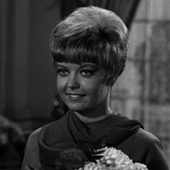
#> input picture python实验/图像处理/girl.jpg, 170 x 170 px
$ python '灰度直方图.py'
#> lines starting #> are read from the running program, lines starting #| are printed output that depends on the picture
#> further down, im is the input picture: PIL image 170x170 RGBA; mean R, G, B, A 58.8, 58.8, 58.8, 255
import numpy as np
import matplotlib.pyplot as plt
from PIL import Image
def histogram(grayfig):
    x = grayfig.size[0]
#> x = 170
    y = grayfig.size[1]
#> y = 170
    ret = np.zeros(256)
    for i in range(x):
        for j in range(y):
            k = grayfig.getpixel((i, j))
            ret[k] = ret[k] + 1
#> after the loop, ret = 256 values, max 544 at index 43, min 0 at index 215, mean 112.9
    for k in range(256):
        ret[k] = ret[k] / (x * y)
#> after the loop, ret = 256 values, max 0.0188 at index 43, min 0 at index 215, mean 0.00391
    return ret
im = Image.open(r'girl.jpg')
im_gray = im.convert('L')
lenaGrayHist_1 = histogram(im_gray)
#> lenaGrayHist_1 has the same summary as ret in histogram
plt.figure()
plt.rcParams['font.sans-serif'] = ['SimHei']
plt.title("灰度直方图")
plt.bar(range(256),lenaGrayHist_1,color='black')
plt.show()
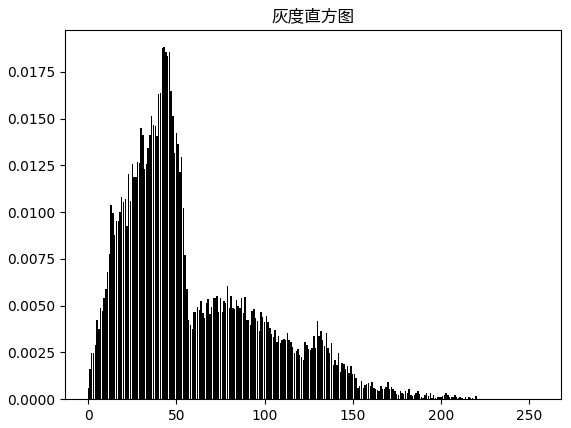
#> figure drawn by matplotlib, 1 panel; tallest bar 0.0188 high, from x = 42.6 to 43.4

$ run again, with python实验/图像处理/flower.jpg copied over python实验/图像处理/girl.jpg
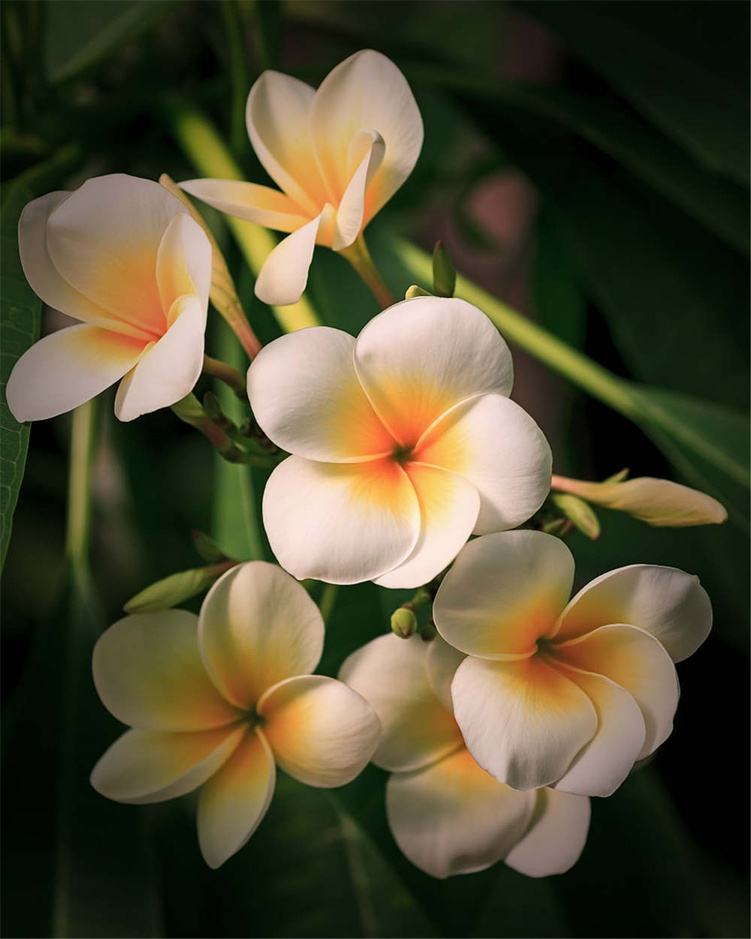
#> input picture python实验/图像处理/flower.jpg, 751 x 939 px, shrunk from 1000 x 1250 before the run
#> im is the input picture: PIL image 751x939 RGB; mean R, G, B 82.4, 76.6, 51
#> `im_gray = im.convert('L')`:
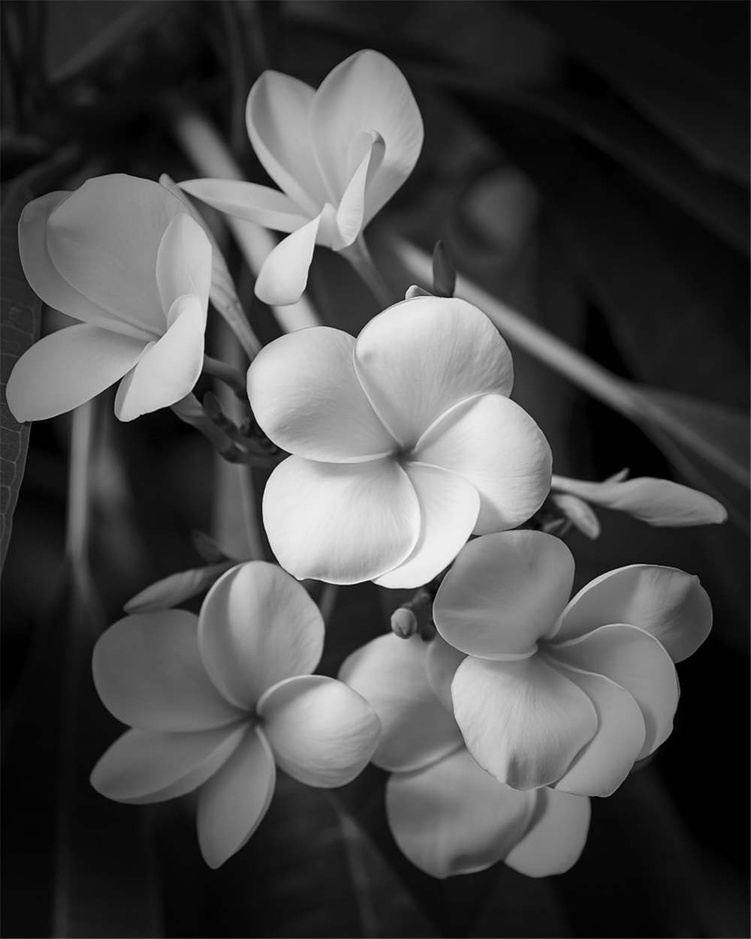
#> im_gray: PIL image 751x939 L; min 0, max 247, mean 75.4
#> after the loop in histogram, `for i in range(x):`: ret = 256 values, max 20784 at index 1, min 0 at index 248, mean 2754.6
#> after the loop in histogram, `for k in range(256):`: ret = 256 values, max 0.0295 at index 1, min 0 at index 248, mean 0.00391
#> lenaGrayHist_1 has the same summary as ret in histogram
#> `plt.show()`:
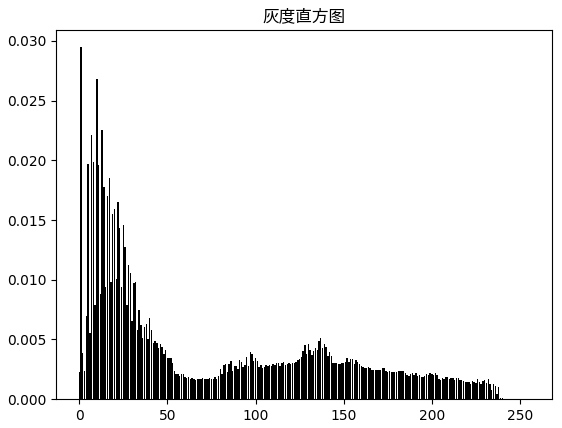
#> figure drawn by matplotlib, 1 panel; tallest bar 0.0295 high, from x = 0.6 to 1.4

$ run again, with python实验/图像处理/flower1.jpg copied over python实验/图像处理/girl.jpg
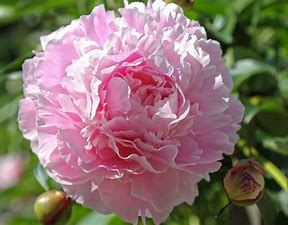
#> input picture python实验/图像处理/flower1.jpg, 288 x 225 px
#> im is the input picture: PIL image 288x225 RGB; mean R, G, B 138, 114.7, 108.4
#> `im_gray = im.convert('L')`:
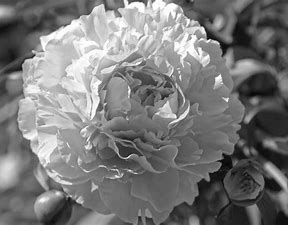
#> im_gray: PIL image 288x225 L; min 0, max 255, mean 120.9
#> after the loop in histogram, `for i in range(x):`: ret = 256 values, max 703 at index 103, min 0 at index 2, mean 253.1
#> after the loop in histogram, `for k in range(256):`: ret = 256 values, max 0.0108 at index 103, min 0 at index 2, mean 0.00391
#> lenaGrayHist_1 has the same summary as ret in histogram
#> `plt.show()`:
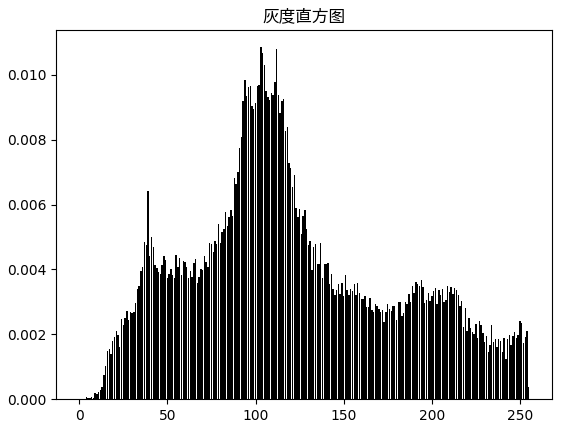
#> figure drawn by matplotlib, 1 panel; tallest bar 0.0108 high, from x = 102.6 to 103.4
